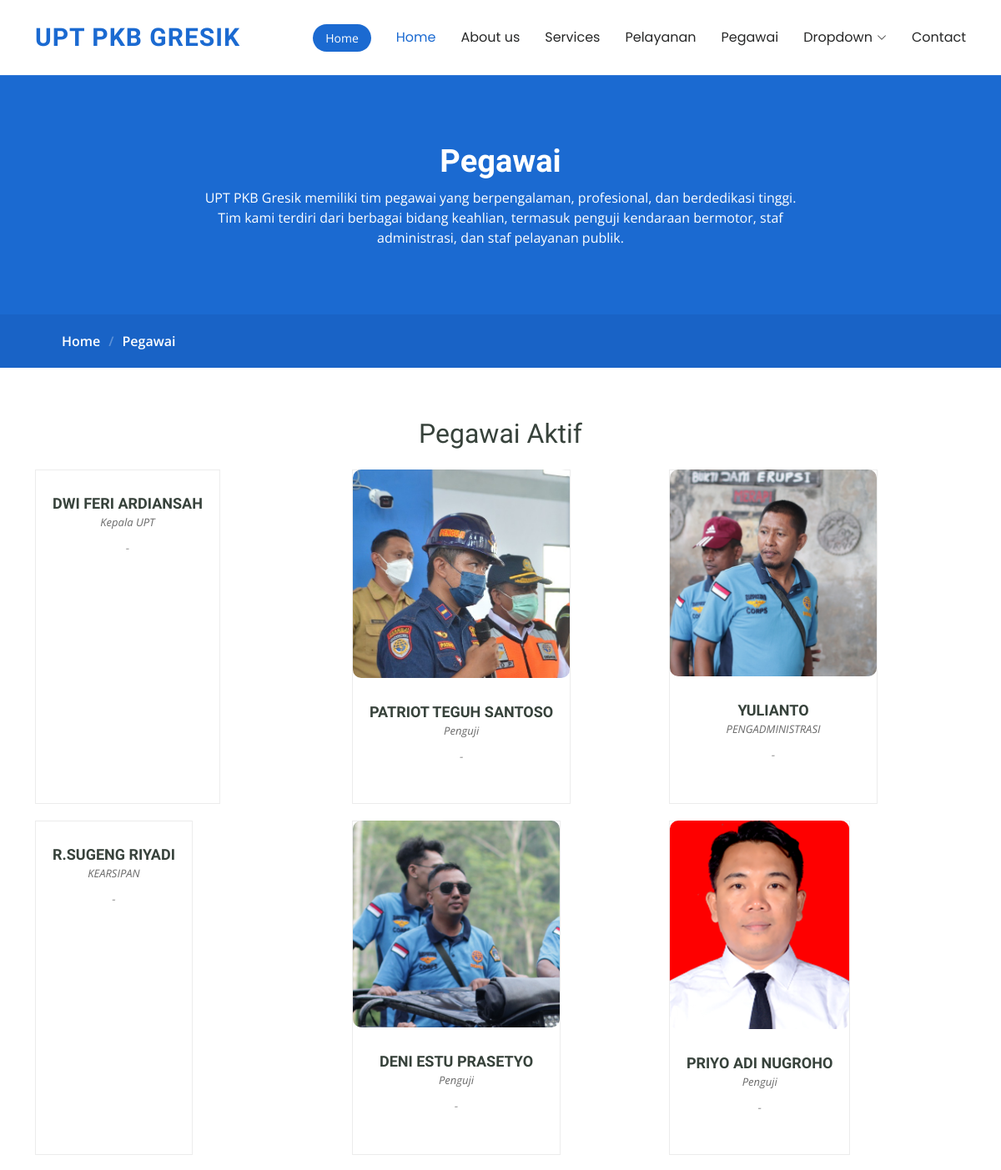
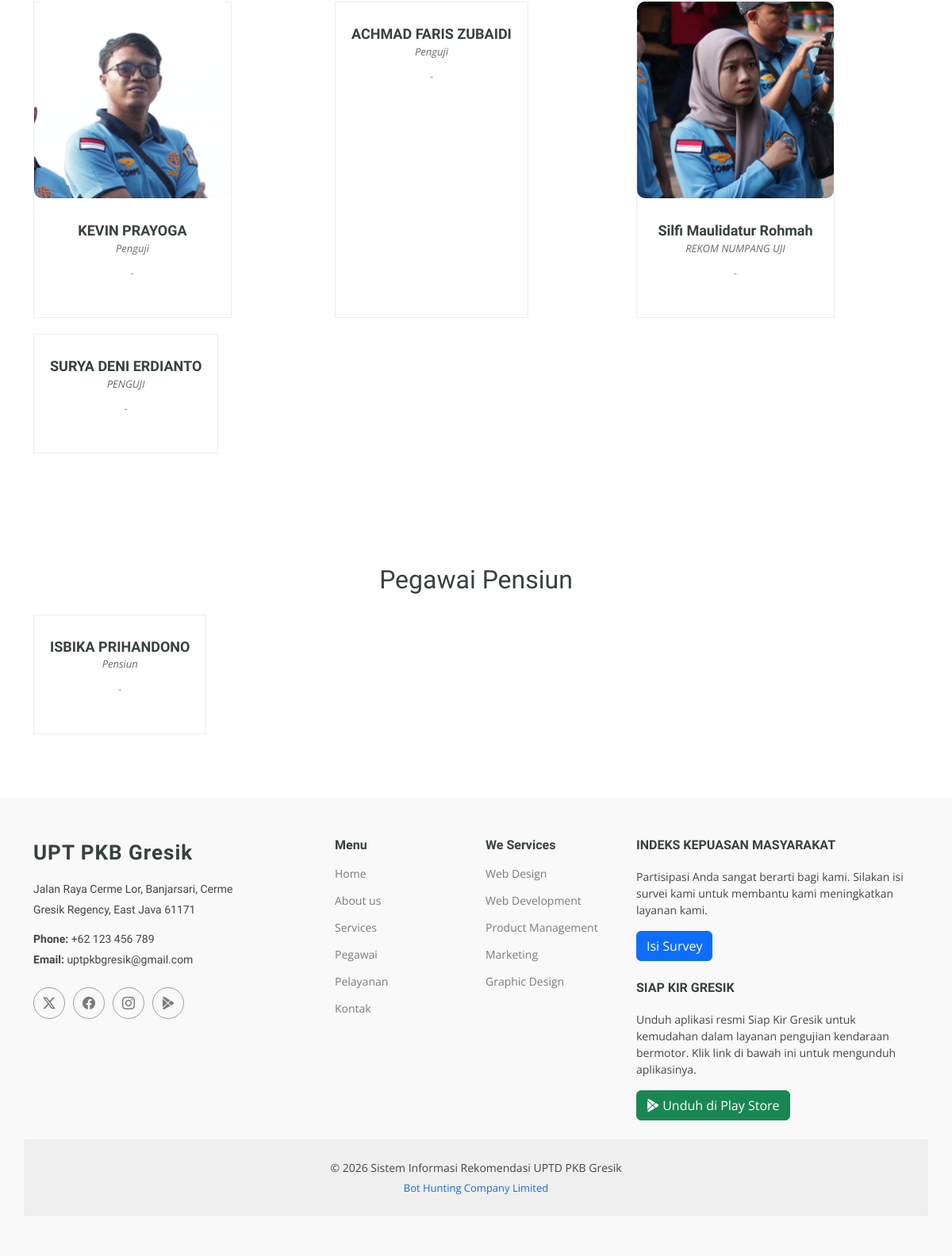
Screenshot of /pkb/trainers.php with the database file from the repository (2 pictures, top to bottom).
### tables this page shows
CREATE TABLE `pegawai_pkb` (
  `id` int NOT NULL,
  `nama` varchar(255) NOT NULL,
  `jabatan` varchar(255) NOT NULL,
  `deskripsi` text NOT NULL,
  `foto` varchar(255) NOT NULL,
  `twitter` varchar(255) DEFAULT '',
  `facebook` varchar(255) DEFAULT '',
  `instagram` varchar(255) DEFAULT '',
  `linkedin` varchar(255) DEFAULT ''
);

### pkb/trainers.php (the view, shortened to what this page needs)
<?php
include("header.php");
$sql_aktif = "SELECT * FROM pegawai_pkb WHERE jabatan != 'Pensiun'";
$result_aktif = $koneksi->query($sql_aktif);
$sql_pensiun = "SELECT * FROM pegawai_pkb WHERE jabatan = 'Pensiun'";
$result_pensiun = $koneksi->query($sql_pensiun);
?>
<main class="main">
    <div class="page-title" data-aos="fade">
        <div class="heading">
            <div class="container">
                <div class="row d-flex justify-content-center text-center">
                    <div class="col-lg-8">
                        <h1>Pegawai</h1>
                        <p class="mb-0">UPT PKB Gresik memiliki tim pegawai yang berpengalaman, profesional, dan berdedikasi tinggi. Tim kami terdiri dari berbagai bidang keahlian, termasuk penguji kendaraan bermotor, staf administrasi, dan staf pelayanan publik.</p>
                    </div>
                </div>
            </div>
        </div>
        <nav class="breadcrumbs">
            <div class="container">
                <ol>
                    <li><a href="index.php">Home</a></li>
                    <li class="current">Pegawai</li>
                </ol>
            </div>
        </nav>
    </div>
    <section id="trainers-aktif" class="section trainers-index">
        <div class="container">
            <h2 class="text-center mb-4">Pegawai Aktif</h2>
            <div class="row">
                <?php
                if ($result_aktif && $result_aktif->num_rows > 0) {
                    while ($row = $result_aktif->fetch_assoc()) {
                        echo '<div class="col-lg-4 col-md-6 d-flex" data-aos="fade-up" data-aos-delay="100">';
                        echo '<div class="member">';
                        echo '<img src="assets/img/trainers/' . $row["foto"] . '" class="img-fluid uniform-img" alt="">';
                        echo '<div class="member-content">';
                        echo '<h4>' . $row["nama"] . '</h4>';
                        echo '<span>' . $row["jabatan"] . '</span>';
                        echo '<p>' . $row["deskripsi"] . '</p>';
                        echo '</div>';
                        echo '</div>';
                        echo '</div>';
                    }
                } else {
                    echo "<p class='text-center'>Tidak ada data pegawai aktif.</p>";
                }
                ?>
            </div>
        </div>
    </section>
    <section id="trainers-pensiun" class="section trainers-index">
        <div class="container">
            <h2 class="text-center mb-4">Pegawai Pensiun</h2>
            <div class="row">
                <?php
                if ($result_pensiun && $result_pensiun->num_rows > 0) {
                    while ($row = $result_pensiun->fetch_assoc()) {
                        echo '<div class="col-lg-4 col-md-6 d-flex" data-aos="fade-up" data-aos-delay="100">';
                        echo '<div class="member">';
                        echo '<div class="member-content">';
                        echo '<h4>' . $row["nama"] . '</h4>';
                        echo '<span>' . $row["jabatan"] . '</span>';
                        echo '<p>' . $row["deskripsi"] . '</p>';
                        echo '</div>';
                        echo '</div>';
                        echo '</div>';
                    }
                } else {
                    echo "<p class='text-center'>Tidak ada data pegawai pensiun.</p>";
                }
                ?>
            </div>
        </div>
    </section>
</main>
<?php include("footer.php"); ?>

### pkb/assets/css/main.css (style rules this page uses)
:root { --default-font: "Open Sans", system-ui, -apple-system, "Segoe UI", Roboto, "Helvetica Neue", Arial, "Noto Sans", "Liberation Sans", sans-serif, "Apple Color Emoji", "Segoe UI Emoji", "Segoe UI Symbol", "Noto Color Emoji"; --heading-font: "Raleway", sans-serif; --nav-font: "Poppins", sans-serif; }
:root { --background-color: #ffffff; --default-color: #444444; --heading-color: #37423b; --accent-color: #1b6ad1; --surface-color: #ffffff; --contrast-color: #ffffff; }
:root { --nav-color: #272828; --nav-hover-color: #1b6ad1; --nav-mobile-background-color: #ffffff; --nav-dropdown-background-color: #ffffff; --nav-dropdown-color: #272828; --nav-dropdown-hover-color: #1b6ad1; }
:root { scroll-behavior: smooth; }
body { color: var(--default-color); background-color: var(--background-color); font-family: var(--default-font); }
a { color: var(--accent-color); text-decoration: none; transition: 0.3s; }
h1, h2, h3, h4, h5, h6 { color: var(--heading-color); font-family: var(--heading-font); }
.page-title { --default-color: var(--contrast-color); --background-color: var(--accent-color); --heading-color: var(--contrast-color); color: var(--default-color); background-color: var(--background-color); position: relative; }
.page-title .heading { padding: 80px 0; border-top: 1px solid color-mix(in srgb, var(--default-color), transparent 90%); }
.page-title .heading h1 { font-size: 38px; font-weight: 700; }
.page-title nav { background-color: color-mix(in srgb, var(--accent-color) 90%, black 5%); padding: 20px 0; }
.page-title nav a { color: var(--default-color); }
.page-title nav ol { display: flex; flex-wrap: wrap; list-style: none; margin: 0; font-size: 16px; font-weight: 600; }
.page-title nav ol li+li { padding-left: 10px; }
.page-title nav ol li+li::before { content: "/"; display: inline-block; padding-right: 10px; color: color-mix(in srgb, var(--default-color), transparent 70%); }
section, .section { color: var(--default-color); background-color: var(--background-color); padding: 60px 0; scroll-margin-top: 900px; overflow: clip; }
.trainers-index .member { background-color: var(--surface-color); border: 1px solid color-mix(in srgb, var(--default-color), transparent 90%); text-align: center; margin-bottom: 20px; }
.trainers-index .member img { margin: -1px -1px 30px -1px; }
.trainers-index .member .member-content { padding: 0 20px 30px 20px; }
.trainers-index .member h4 { font-weight: 700; margin-bottom: 2px; font-size: 18px; }
.trainers-index .member span { font-style: italic; display: block; font-size: 13px; color: color-mix(in srgb, var(--default-color), transparent 20%); }
.trainers-index .member p { padding-top: 10px; font-size: 14px; font-style: italic; color: color-mix(in srgb, var(--default-color), transparent 40%); }
.uniform-img { width: 100%; max-height: 250px; object-fit: cover; border-radius: 10px; }

### rows the page displays
pegawai_pkb: nama "DWI FERI ARDIANSAH", jabatan "Kepala UPT", deskripsi "-"
pegawai_pkb: foto (picture), nama "PATRIOT TEGUH SANTOSO", jabatan "Penguji", deskripsi "-"
pegawai_pkb: foto (picture), nama "YULIANTO", jabatan "PENGADMINISTRASI", deskripsi "-"
pegawai_pkb: nama "R.SUGENG RIYADI", jabatan "KEARSIPAN", deskripsi "-"
pegawai_pkb: foto (picture), nama "DENI ESTU PRASETYO", jabatan "Penguji", deskripsi "-"
pegawai_pkb: foto (picture), nama "PRIYO ADI NUGROHO", jabatan "Penguji", deskripsi "-"
pegawai_pkb: foto (picture), nama "KEVIN PRAYOGA", jabatan "Penguji", deskripsi "-"
pegawai_pkb: nama "ACHMAD FARIS ZUBAIDI", jabatan "Penguji", deskripsi "-"
pegawai_pkb: foto (picture), nama "Silfi Maulidatur Rohmah", jabatan "REKOM NUMPANG UJI", deskripsi "-"
pegawai_pkb: nama "SURYA DENI ERDIANTO", jabatan "PENGUJI", deskripsi "-"
pegawai_pkb: nama "ISBIKA PRIHANDONO", jabatan "Pensiun", deskripsi "-"
